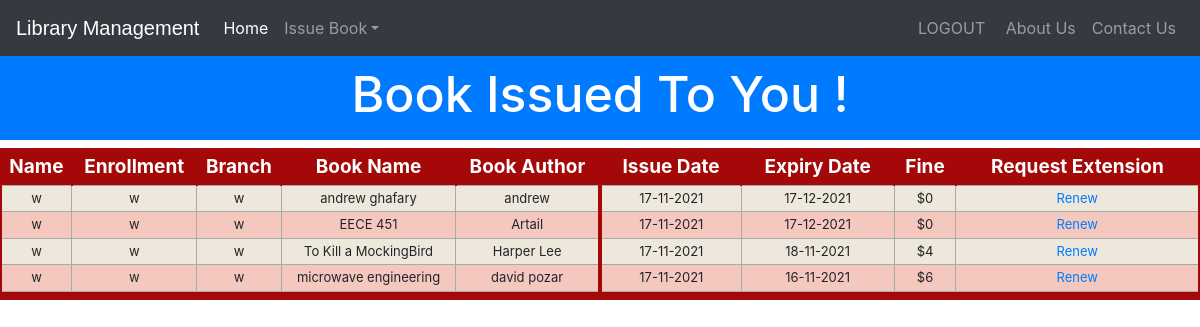
The page /viewissuedbookbystudent (signed in) on the database as committed earlier.
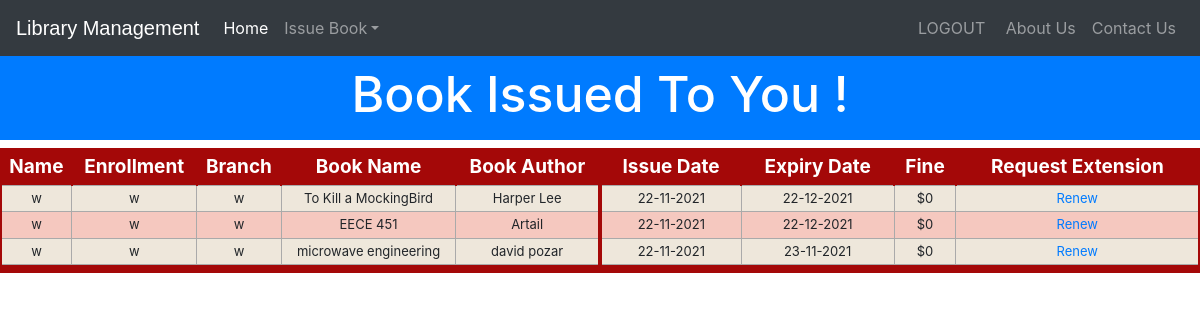
The same page on the database as committed later.
### library/models.py (models this page shows)
class Book(models.Model):
    catchoice= [
        ('education', 'Education'),
        ('entertainment', 'Entertainment'),
        ('comics', 'Comics'),
        ('biography', 'Biographie'),
        ('history', 'History'),
        ]
    name=models.CharField(max_length=30)
    isbn=models.PositiveIntegerField()
    author=models.CharField(max_length=40)
    category=models.CharField(max_length=30,choices=catchoice,default='education')
    def __str__(self):
        return str(self.name)+"["+str(self.isbn)+']'

### library/views.py (the view)
# urls.py: path('viewissuedbookbystudent', views.viewissuedbookbystudent),
@login_required(login_url='studentlogin')
def viewissuedbookbystudent(request):
    student=models.StudentExtra.objects.filter(user_id=request.user.id)
    issuedbook=models.Borrower.objects.filter(student=student[0]).filter(status="Issued")
    li1=[]
    li2=[]
    for ib in issuedbook:
        print(ib)
        books=models.Borrower.objects.filter(student=ib.student,book=ib.book)
        print(books)
        if len(books)>0:
            t=(ib.student.user.username,ib.student.enrollment,ib.student.branch,ib.book.name,ib.book.author)
            li1.append(t)
            issdate=str(ib.issue_date.day)+'-'+str(ib.issue_date.month)+'-'+str(ib.issue_date.year)
            expdate=str(ib.return_date.day)+'-'+str(ib.return_date.month)+'-'+str(ib.return_date.year)
            print(ib.return_date)
            fine = CalculateFine(ib.return_date.date())
            fine = "$" + str(fine)
            borrowerID = ib.id
            t=(issdate,expdate,fine,borrowerID)
            li2.append(t)
    return render(request,'library/viewissuedbookbystudent.html',{'li1':li1,'li2':li2})

### library/models.py (called while the page is built)
    def __str__(self):
        return str(self.student.user)+" borrowed "+str(self.book)

### library/views.py (called while the page is built)
def CalculateFine(returndate):
    days=date.today() - returndate
    d=days
    fine=0
    d=d.days
    if int(d)>0:
        fine=d*1
    if fine>15:
        return 15
    return fine

### templates/library/viewissuedbookbystudent.html (shortened to what this page needs)
<!DOCTYPE html>
<html lang="en" dir="ltr">
  <head>
  </head>
  <body>
  {% include "library/navbarstudent.html" %}<br><br>
  <h3 class="p-3 mb-2 bg-primary text-white" style = 'font-size: 50px;text-align:center;'>Book Issued To You !</h3>
<div class="row">
  <div class="col-lg-6" style="padding-right:0px;">
    {% if li1%}
    <table class="redTable">
  <thead>
  <tr>
  <th>Name</th>
  <th>Enrollment</th>
  <th>Branch</th>
    <th>Book Name</th>
      <th>Book Author</th>
  </tr>
  </thead>
  <tfoot>
  <tr>
  <td colspan="5">
  </td>
  </tr>
  </tfoot>
  <tbody>
    {% for t in li1 %}
<tr>
  <td>  {{t.0}}</td>
  <td>  {{t.1}}</td>
  <td>  {{t.2}}</td>
  <td>  {{t.3}}</td>
  <td>  {{t.4}}</td>
</tr>
    {% endfor %}
  </tbody>
  </table>
</div>
<div class="col-lg-6" style="padding-left:0px;">
      <table class="redTable">
    <thead>
    <tr>
    <th>Issue Date</th>
    <th>Expiry Date</th>
    <th>Fine</th>
    <th>Request Extension</th>
    </tr>
    </thead>
    <tfoot>
    <tr>
    <td colspan="5">
    </td>
    </tr>
    </tfoot>
    <tbody>
      {% for t in li2 %}
<tr>
  <td>  {{t.0}}</td>
  <td>  {{t.1}}</td>
  <td>  {{t.2}}</td>
  <td><a href="{% url 'RenewBook' t.3 %}">Renew<a></td>
</tr>
      {% endfor %}
    </tbody>
    </table>
    {%else%}
    <h1> No book Issued to you</h1>
    {%endif%}
</div></div>
<br><br><br><br><br><br>
<br><br><br>
  </body>
</html>

Rows that differ between the two databases and show on the page:
no longer on this page (row edited): Book: name "andrew ghafary", author "andrew"
Other text that changed with them:
new list line: "22-11-2021 22-12-2021 $0 Renew"
new list line: "22-11-2021 23-11-2021 $0 Renew"
list line gone: "w w w"
list line gone: "17-11-2021 17-12-2021 $0 Renew"
list line gone: "17-11-2021 18-11-2021 $4 Renew"
list line gone: "17-11-2021 16-11-2021 $6 Renew"
